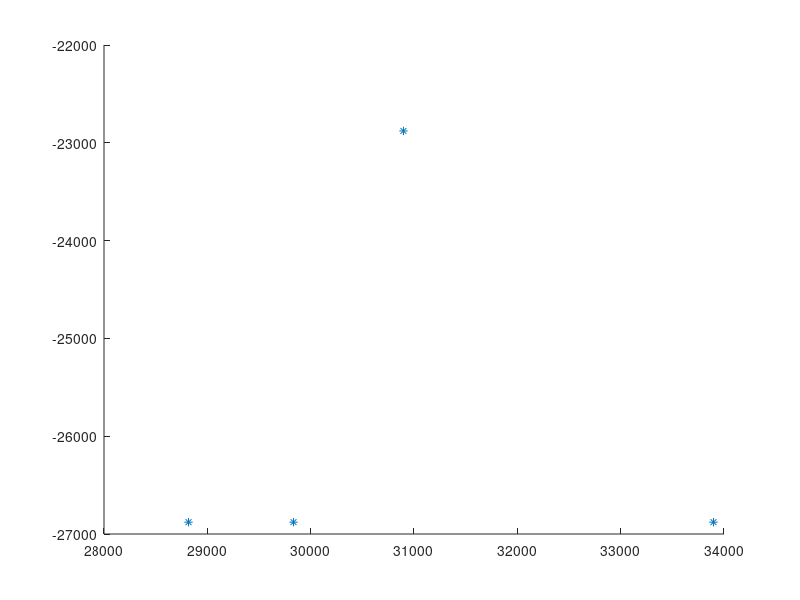

MATLAB code for this plot: (Note: this script raises an error after producing the figure.)
%% This function is for testing for whether planned straight line can converge to straight line
xb = 30898;
yb = -22879;
xf = 33898;
yf = -26879;
Rl = 1016;
psif = 0;
xl         =   xf + 4 * Rl * cos(psif - pi);
yl         =   yf + 4 * Rl * sin(psif - pi);
xu = xl + Rl * cos(psif - pi);
yu = yl + Rl * sin(psif - pi);
dInput = [xf,yf;
          xl,yl;
          xu,yu;
          xb,yb];
      fh = figure;
ah = axes(fh);
hold(ah,'on');
plot(ah,dInput(:,1),dInput(:,2),'*')
hold on
p = nsidedpoly(1000, 'Center', [xl yl], 'Radius', 1016);
plot(p, 'FaceColor', 'r')
%%
V = 200; %constant UAV velocity 
g = 9.81; %gravitational acceleration
delta = 1000; %distance of the look ahead point
%W_i = [0 0]; %straight line origin
%W_ip1 = [10000 10000]; %straight line destination
W_i = [0 0]; %straight line origin
W_ip1 = [xf-xu yf-yu]; %straight line destination
%^^^^^^^^^^^^^^^^definition of controller parameters^^^^^^^^^^^^^^^^^^^^^^^
k_p=0.8; %proportional gain
k_i=0.01; %integral gain
k_d=1; %derivative gain
%^^^^^^^^^^^^^^^^^^^Specification of time step^^^^^^^^^^^^^^^^^^^^^^^^^^^^^
dt=0.1; % change time unit can speed up simulation
U_0=200; %initial UAV speed
U_d=235.9; %desired UAV speed 
%^^^^^^^^^^^^^^^^^^^^^^definition of desired path^^^^^^^^^^^^^^^^^^^^^^^^^^
path=[W_i;W_ip1];
ao = 45;
curr_x = xl + Rl*cos(ao*pi/180);
curr_y = yl + Rl*sin(ao*pi/180);
psi=0.4; %Initial heading angle of UAV
%p=[1000 3000]; %initial position of UAV
p = [curr_x-xu curr_y-yu];
theta = atan2((W_ip1(2)-W_i(2)),(W_ip1(1)-W_i(1))); %Calculation of LOS angle
path_g = abs (((p(1) - W_i(1))^2) + ((p(2) - W_i(2))^2)) ^(1/2); %Ground distance
thetau = atan2((p(2)-W_i(2)),p(1)-W_i(1));%UAV angle at start of path
beta=theta-thetau;
Ru=((path_g^2)-((sin(beta)*path_g)^2))^(1/2);
%^^^^^^^^^^^^^^^^^^^^^^Definition of the look ahead point^^^^^^^^^^^^^^^^^^
x_i = ((Ru)+delta)*(cos(theta));
y_i = ((Ru)+delta)*(sin(theta));
p_i = [x_i y_i];
psi_d = atan2(y_i-(p(2)),x_i-(p(1))); %commanded heading angle
u = (psi_d-psi); %controller input for changing heading angle
%^^^^^^^^^^^^^^^^^^^^^^^^^^^^^^Motion of UAV^^^^^^^^^^^^^^^^^^^^^^^^^^^^^^^
x_d=U_0*(cos(psi))*dt;
y_d=U_0*(sin(psi))*dt;
 
%^^^^^^^^^^^^^^^estimation of heading angle and position^^^^^^^^^^^^^^^^^^^
P_new=[(p(1)+x_d),(p(2)+y_d)];
psi_new=(psi+u);
%^^^^^^^^^^^^^^^^^^^^^^over time positioning and heading of UAV^^^^^^^^^^^^
X=[p(1)];
Y=[p(2)];
S=511; %area of UAV wing
rho=0.3045; %density of air
b=59.64; %span of wing
mass = 333400; %mass of UAV
I_xx=0.247e8; %inertial moment
L_p=-1.076e7; %rolling moment
Cl_da=0.668e-2; %roll moment due to aileron deflection coefficient
Q_dS=1/2*rho*U_0^2*S;  %dynamic pressure
L_da=Q_dS*b*Cl_da;  %roll moment due to aileron
%^^^^^^^^^^^initialising controller^^^^^^^^^^^^^^^^^^^^^^^^^^^^^^^^^^^^^^^^
roll_ref=0;     %initial UAV roll position
rollrate_ref=0; %initial UAV rollrate
t_ei=0;         %thrust PI integrator
ei=0;           %aileron PID integrator
%^^^^^^^^^^^^^^^^^estimation of stability derivatives^^^^^^^^^^^^^^^^^^^^^^
a=L_p/I_xx;
beta=L_da/I_xx;
roll_d=atan(u*U_0/g); %desired roll calculation

if abs(roll_d) > 1.5;  %limit of roll

   if roll_d < 0;
      roll_d = -1.5;
   else if roll_d>0;
           roll_d = 1.5;
       end
   end
end
rollrate_d=roll_d*dt; %desired rollrate
aileron = k_p*(roll_d-roll_ref)+(k_i*ei)+k_d*(rollrate_d-rollrate_ref); %deflection of aileron
rollrate_new = (((a*rollrate_ref)+(beta*aileron))*dt); %new roll rate output
roll_new = (rollrate_new/dt)+roll_ref; %new roll output
roll_old=roll_ref; %old roll initialisation as feedback
rollrate_old=rollrate_ref; %initiallising old rollrate for feedback
%^^^^^^^^^^^^^^^^^^^^^^^^^^^^^^^control of thurst^^^^^^^^^^^^^^^^^^^^^^^^^^
t_ei=t_ei+(U_d-U_0)*dt;
thrust=k_p*(U_d-U_0)+(k_i*t_ei);
V_new=U_0+(thrust*dt);
V_old=V_new;
n = 0; %starting count

while (P_new(1)<W_ip1(1) && P_new(2)>W_ip1(2))
path_g = abs (((P_new(1) - W_i(1))^2) + ((P_new(2) - W_i(2))^2)) ^(1/2); %Calculation of UAV distance from origin
theta = atan2((W_ip1(2)-W_i(2)),(W_ip1(1)-W_i(1))); %path angle calculation
thetau = atan2((P_new(2)-W_i(2)),P_new(1)-W_i(1));%UAV path angle from origin

l_d=theta-thetau;
Ru=((path_g^2)-((path_g*sin(l_d))^2))^(1/2);
x_i = ((Ru)+delta)*(cos(theta));
y_i = ((Ru)+delta)*(sin(theta));
p_i = [x_i y_i];
psi_d = atan2((y_i-(P_new(2))),(x_i-(P_new(1)))); %calculation of desired heading angle
u = wrapToPi(psi_d-psi_new); %controller input for changing heading angle
ei=ei+((roll_d-roll_old)*dt); %updating the integrator
roll_d=atan(u*V_old/g); %desired roll calculation
if abs(roll_d) > 1.5
   if roll_d < 0
      roll_d = -1.5;
   else if roll_d>0
      roll_d = 1.5;
       end
    end
end
rollrate_d=(roll_d-roll_old)*dt; %calculation of desired rollrate
aileron = (k_p*(roll_d-roll_old)+(k_i*ei)+(k_d*(rollrate_d-rollrate_old))); %calculation of deflection of aileron
rollrate_new = (((a*rollrate_old)+(beta*aileron))*dt); %new rollrate calculation
roll_new = (rollrate_new/dt)+roll_old; %new roll angle calculation
rollrate_old=rollrate_new; %rollrate as feedback
roll_old=roll_new; %roll angle as feedback
%psi_old = psi_new; %UAV heading as feedback
psi_b=g/V_old*(tan(roll_new)); %due to new roll change in heading effect
psi_new = wrapToPi(psi_new+psi_b); %calculation of new heading angle
Q_dS=1/2*rho*V_old^2*S; %calculation of dynamic pressure
L_da=Q_dS*b*Cl_da; %due to aileron calculation of roll moment
beta=L_da/I_xx;
a=L_p/I_xx;
%Calculation of UAV movements
x_d=V_old*(cos(psi_new))*dt;
y_d=V_old*(sin(psi_new))*dt;
%contorl of thrust
t_ei=t_ei+(U_d-V_old)*dt;
  thrust=k_p*(U_d-V_old)+(k_i*t_ei);
   V_new=V_old+(thrust*dt);
V_old=V_new;
%estimation of new position of UAV
P_new=[(P_new(1)+x_d),(P_new(2)+y_d)] ;
figure(1)
Y=[ Y P_new(2)];
X=[ X P_new(1)];
plot(X,Y)
hold on
plot(path(:,1),path(:,2),':')
%xlim([0 10000]);
%ylim([0 10000]);
xlim([xl-xu-Rl xf-xu]);
ylim([yl-yu-1016 yf-yu+1016]);
xlabel('x-direction in meter')
ylabel('y-direction in meter')
title('Followed path using carrot chasing algorithm')
drawnow
n = n+1
hold on
for j = n;
%array of measurment 
d = (abs(Ru^2 - path_g^2))^(1/2);
c(1 , j) = d;
e(1,j) = u;
aileron_e(1,j)=aileron;
psi_ref(1,j)= psi_d;
gamma_ref(1,j) = -15*pi/180;
end
end
%%^^^^^^^^^^^^^^^^^^^^^^^^^^^^^^^measurment plots^^^^^^^^^^^^^^^^^^^^^^^^^^^^
figure(2)
f = [1:1:n];
plot(f,e)
xlabel('time in (sec/100)')
ylabel('Change in heading in radian')
title('Variation in controller effort with time')
figure(3)
plot(f,c)
xlabel('time in (sec/100)')
ylabel('cross track deviation(ft)')
title('Variation of cross track deviation with time')
figure(4)
plot(f,aileron_e)
xlabel('time in (sec/100)')
ylabel('Deflection of aileron in radian')
title('Variation in aileron control with time')
plot(f,psi_ref)
xlabel('time in (sec/100)')
ylabel('heading new in radian')
title('Variation in controller effort with time')
figure(5)
plot(f,gamma_ref)
xlabel('time in (sec/100)')
ylabel('pitch angle in radian')
title('Variation in controller effort with time')
figure(6)
time = n*dt;
